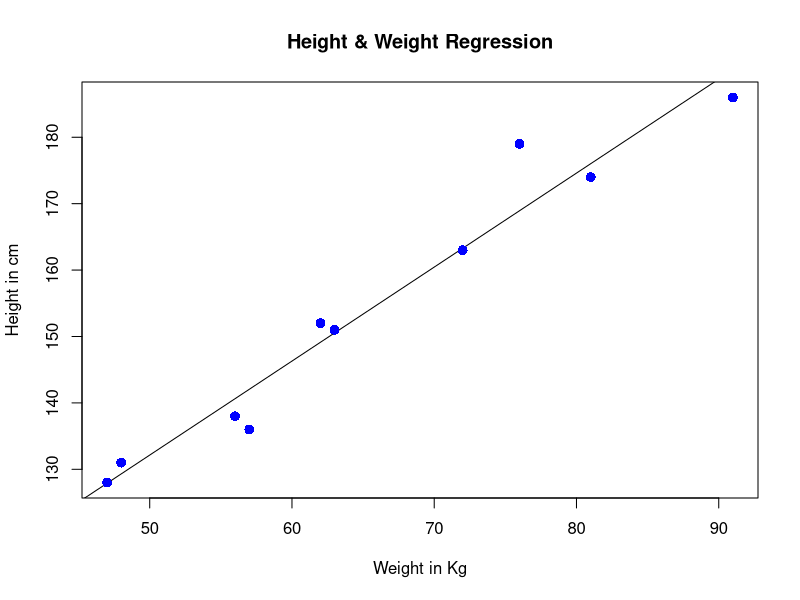

Generate this figure with R:
x <- c(151, 174, 138, 186, 128, 136, 179, 163, 152, 131)
y <- c(63, 81, 56, 91, 47, 57, 76, 72, 62, 48)

# Apply the lm() function.
relation <- lm(y~x)

print(summary(relation))


# Apply the lm() function.
relation <- lm(y~x)

# Find weight of a person with height 170.
a <- data.frame(x = 170)
result <-  predict(relation,a)
print(result)







# Plot the chart.
plot(y,x,col = "blue",main = "Height & Weight Regression",
     abline(lm(x~y)),cex = 1.3,pch = 16,xlab = "Weight in Kg",ylab = "Height in cm")

